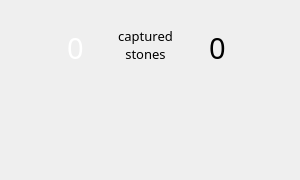
           <widget class="QWidget" name="table_container" native="true">
            <property name="sizePolicy">
             <sizepolicy hsizetype="MinimumExpanding" vsizetype="MinimumExpanding">
              <horstretch>0</horstretch>
              <verstretch>0</verstretch>
             </sizepolicy>
            </property>
            <widget class="QLabel" name="black_basket">
             <property name="geometry">
              <rect>
               <x>173</x>
               <y>5</y>
               <width>90</width>
               <height>70</height>
              </rect>
             </property>
             <property name="sizePolicy">
              <sizepolicy hsizetype="MinimumExpanding" vsizetype="MinimumExpanding">
               <horstretch>0</horstretch>
               <verstretch>0</verstretch>
              </sizepolicy>
             </property>
             <property name="minimumSize">
              <size>
               <width>90</width>
               <height>70</height>
              </size>
             </property>
             <property name="text">
              <string/>
             </property>
             <property name="pixmap">
              <pixmap>../res/textures/Black_basket.png</pixmap>
             </property>
             <property name="scaledContents">
              <bool>true</bool>
             </property>
             <property name="alignment">
              <set>Qt::AlignCenter</set>
             </property>
            </widget>
            <widget class="QLabel" name="go_table_label">
             <property name="geometry">
              <rect>
               <x>0</x>
               <y>10</y>
               <width>291</width>
               <height>161</height>
              </rect>
             </property>
             <property name="sizePolicy">
              <sizepolicy hsizetype="MinimumExpanding" vsizetype="MinimumExpanding">
               <horstretch>0</horstretch>
               <verstretch>0</verstretch>
              </sizepolicy>
             </property>
             <property name="sizeIncrement">
              <size>
               <width>0</width>
               <height>0</height>
              </size>
             </property>
             <property name="palette">
              <palette>
               <active>
                <colorrole role="WindowText">
                 <brush brushstyle="SolidPattern">
                  <color alpha="255">
                   <red>255</red>
                   <green>255</green>
                   <blue>255</blue>
                  </color>
                 </brush>
                </colorrole>
                <colorrole role="Button">
                 <brush brushstyle="SolidPattern">
                  <color alpha="255">
                   <red>0</red>
                   <green>0</green>
                   <blue>0</blue>
                  </color>
                 </brush>
                </colorrole>
                <colorrole role="Light">
                 <brush brushstyle="SolidPattern">
                  <color alpha="255">
                   <red>191</red>
                   <green>191</green>
                   <blue>191</blue>
                  </color>
                 </brush>
                </colorrole>
                <colorrole role="Midlight">
                 <brush brushstyle="SolidPattern">
                  <color alpha="255">
                   <red>159</red>
                   <green>159</green>
                   <blue>159</blue>
                  </color>
                 </brush>
                </colorrole>
                <colorrole role="Dark">
                 <brush brushstyle="SolidPattern">
                  <color alpha="255">
                   <red>63</red>
                   <green>63</green>
                   <blue>63</blue>
                  </color>
                 </brush>
                </colorrole>
                <colorrole role="Mid">
                 <brush brushstyle="SolidPattern">
                  <color alpha="255">
                   <red>84</red>
                   <green>84</green>
                   <blue>84</blue>
                  </color>
                 </brush>
                </colorrole>
                <colorrole role="Text">
                 <brush brushstyle="SolidPattern">
                  <color alpha="255">
                   <red>255</red>
                   <green>255</green>
                   <blue>255</blue>
                  </color>
                 </brush>
                </colorrole>
                <colorrole role="BrightText">
                 <brush brushstyle="SolidPattern">
                  <color alpha="255">
                   <red>255</red>
                   <green>255</green>
                   <blue>255</blue>
                  </color>
                 </brush>
                </colorrole>
                <colorrole role="ButtonText">
                 <brush brushstyle="SolidPattern">
                  <color alpha="255">
                   <red>255</red>
                   <green>255</green>
                   <blue>255</blue>
                  </color>
                 </brush>
                </colorrole>
                <colorrole role="Base">
                 <brush brushstyle="SolidPattern">
                  <color alpha="255">
                   <red>0</red>
                   <green>0</green>
                   <blue>0</blue>
                  </color>
                 </brush>
                </colorrole>
                <colorrole role="Window">
                 <brush brushstyle="SolidPattern">
                  <color alpha="255">
                   <red>0</red>
                   <green>0</green>
                   <blue>0</blue>
                  </color>
                 </brush>
                </colorrole>
                <colorrole role="Shadow">
                 <brush brushstyle="SolidPattern">
                  <color alpha="255">
                   <red>0</red>
                   <green>0</green>
                   <blue>0</blue>
                  </color>
                 </brush>
                </colorrole>
                <colorrole role="AlternateBase">
                 <brush brushstyle="SolidPattern">
                  <color alpha="255">
                   <red>63</red>
                   <green>63</green>
                   <blue>63</blue>
                  </color>
                 </brush>
                </colorrole>
                <colorrole role="ToolTipBase">
                 <brush brushstyle="SolidPattern">
                  <color alpha="255">
                   <red>255</red>
                   <green>255</green>
                   <blue>220</blue>
                  </color>
                 </brush>
                </colorrole>
                <colorrole role="ToolTipText">
                 <brush brushstyle="SolidPattern">
                  <color alpha="255">
                   <red>0</red>
                   <green>0</green>
                   <blue>0</blue>
                  </color>
                 </brush>
                </colorrole>
               </active>
               <inactive>
                <colorrole role="WindowText">
                 <brush brushstyle="SolidPattern">
                  <color alpha="255">
                   <red>255</red>
                   <green>255</green>
                   <blue>255</blue>
                  </color>
                 </brush>
                </colorrole>
                <colorrole role="Button">
                 <brush brushstyle="SolidPattern">
                  <color alpha="255">
                   <red>0</red>
                   <green>0</green>
                   <blue>0</blue>
                  </color>
                 </brush>
                </colorrole>
                <colorrole role="Light">
                 <brush brushstyle="SolidPattern">
                  <color alpha="255">
                   <red>191</red>
                   <green>191</green>
                   <blue>191</blue>
                  </color>
                 </brush>
                </colorrole>
                <colorrole role="Midlight">
                 <brush brushstyle="SolidPattern">
                  <color alpha="255">
                   <red>159</red>
                   <green>159</green>
                   <blue>159</blue>
                  </color>
                 </brush>
                </colorrole>
                <colorrole role="Dark">
                 <brush brushstyle="SolidPattern">
                  <color alpha="255">
                   <red>63</red>
                   <green>63</green>
                   <blue>63</blue>
                  </color>
                 </brush>
                </colorrole>
                <colorrole role="Mid">
                 <brush brushstyle="SolidPattern">
                  <color alpha="255">
                   <red>84</red>
                   <green>84</green>
                   <blue>84</blue>
                  </color>
                 </brush>
                </colorrole>
                <colorrole role="Text">
                 <brush brushstyle="SolidPattern">
                  <color alpha="255">
                   <red>255</red>
                   <green>255</green>
                   <blue>255</blue>
                  </color>
                 </brush>
                </colorrole>
                <colorrole role="BrightText">
                 <brush brushstyle="SolidPattern">
                  <color alpha="255">
                   <red>255</red>
                   <green>255</green>
                   <blue>255</blue>
                  </color>
                 </brush>
                </colorrole>
                <colorrole role="ButtonText">
                 <brush brushstyle="SolidPattern">
                  <color alpha="255">
                   <red>255</red>
                   <green>255</green>
                   <blue>255</blue>
                  </color>
                 </brush>
                </colorrole>
                <colorrole role="Base">
                 <brush brushstyle="SolidPattern">
                  <color alpha="255">
                   <red>0</red>
                   <green>0</green>
                   <blue>0</blue>
                  </color>
                 </brush>
                </colorrole>
                <colorrole role="Window">
                 <brush brushstyle="SolidPattern">
                  <color alpha="255">
                   <red>0</red>
                   <green>0</green>
                   <blue>0</blue>
                  </color>
                 </brush>
                </colorrole>
                <colorrole role="Shadow">
                 <brush brushstyle="SolidPattern">
                  <color alpha="255">
                   <red>0</red>
                   <green>0</green>
                   <blue>0</blue>
                  </color>
                 </brush>
                </colorrole>
                <colorrole role="AlternateBase">
                 <brush brushstyle="SolidPattern">
                  <color alpha="255">
                   <red>63</red>
                   <green>63</green>
                   <blue>63</blue>
                  </color>
                 </brush>
                </colorrole>
                <colorrole role="ToolTipBase">
                 <brush brushstyle="SolidPattern">
                  <color alpha="255">
                   <red>255</red>
                   <green>255</green>
                   <blue>220</blue>
                  </color>
                 </brush>
                </colorrole>
                <colorrole role="ToolTipText">
                 <brush brushstyle="SolidPattern">
                  <color alpha="255">
                   <red>0</red>
                   <green>0</green>
                   <blue>0</blue>
                  </color>
                 </brush>
                </colorrole>
               </inactive>
               <disabled>
                <colorrole role="WindowText">
                 <brush brushstyle="SolidPattern">
                  <color alpha="255">
                   <red>63</red>
                   <green>63</green>
                   <blue>63</blue>
                  </color>
                 </brush>
                </colorrole>
                <colorrole role="Button">
                 <brush brushstyle="SolidPattern">
                  <color alpha="255">
                   <red>0</red>
                   <green>0</green>
                   <blue>0</blue>
                  </color>
                 </brush>
                </colorrole>
                <colorrole role="Light">
                 <brush brushstyle="SolidPattern">
                  <color alpha="255">
                   <red>191</red>
                   <green>191</green>
                   <blue>191</blue>
                  </color>
                 </brush>
                </colorrole>
                <colorrole role="Midlight">
                 <brush brushstyle="SolidPattern">
                  <color alpha="255">
                   <red>159</red>
                   <green>159</green>
                   <blue>159</blue>
                  </color>
                 </brush>
                </colorrole>
                <colorrole role="Dark">
                 <brush brushstyle="SolidPattern">
                  <color alpha="255">
                   <red>63</red>
                   <green>63</green>
                   <blue>63</blue>
                  </color>
                 </brush>
                </colorrole>
                <colorrole role="Mid">
                 <brush brushstyle="SolidPattern">
                  <color alpha="255">
                   <red>84</red>
                   <green>84</green>
                   <blue>84</blue>
                  </color>
                 </brush>
                </colorrole>
                <colorrole role="Text">
                 <brush brushstyle="SolidPattern">
                  <color alpha="255">
                   <red>63</red>
                   <green>63</green>
                   <blue>63</blue>
                  </color>
                 </brush>
                </colorrole>
                <colorrole role="BrightText">
                 <brush brushstyle="SolidPattern">
                  <color alpha="255">
                   <red>255</red>
                   <green>255</green>
                   <blue>255</blue>
                  </color>
                 </brush>
                </colorrole>
                <colorrole role="ButtonText">
                 <brush brushstyle="SolidPattern">
                  <color alpha="255">
                   <red>63</red>
                   <green>63</green>
                   <blue>63</blue>
                  </color>
                 </brush>
                </colorrole>
                <colorrole role="Base">
                 <brush brushstyle="SolidPattern">
                  <color alpha="255">
                   <red>0</red>
                   <green>0</green>
                   <blue>0</blue>
                  </color>
                 </brush>
                </colorrole>
                <colorrole role="Window">
                 <brush brushstyle="SolidPattern">
                  <color alpha="255">
                   <red>0</red>
                   <green>0</green>
                   <blue>0</blue>
                  </color>
                 </brush>
                </colorrole>
                <colorrole role="Shadow">
                 <brush brushstyle="SolidPattern">
                  <color alpha="255">
                   <red>0</red>
                   <green>0</green>
                   <blue>0</blue>
                  </color>
                 </brush>
                </colorrole>
                <colorrole role="AlternateBase">
                 <brush brushstyle="SolidPattern">
                  <color alpha="255">
                   <red>127</red>
                   <green>127</green>
                   <blue>127</blue>
                  </color>
                 </brush>
                </colorrole>
                <colorrole role="ToolTipBase">
                 <brush brushstyle="SolidPattern">
                  <color alpha="255">
                   <red>255</red>
                   <green>255</green>
                   <blue>220</blue>
                  </color>
                 </brush>
                </colorrole>
                <colorrole role="ToolTipText">
                 <brush brushstyle="SolidPattern">
                  <color alpha="255">
                   <red>0</red>
                   <green>0</green>
                   <blue>0</blue>
                  </color>
                 </brush>
                </colorrole>
               </disabled>
              </palette>
             </property>
             <property name="autoFillBackground">
              <bool>false</bool>
             </property>
             <property name="text">
              <string/>
             </property>
             <property name="pixmap">
              <pixmap>../res/textures/go_table.png</pixmap>
             </property>
             <property name="scaledContents">
              <bool>true</bool>
             </property>
            </widget>
            <widget class="QLabel" name="capturedstones_label">
             <property name="geometry">
              <rect>
               <x>80</x>
               <y>20</y>
               <width>131</width>
               <height>51</height>
              </rect>
             </property>
             <property name="font">
              <font>
               <family>From Where You Are</family>
               <pointsize>10</pointsize>
              </font>
             </property>
             <property name="text">
              <string>&lt;html&gt;&lt;head/&gt;&lt;body&gt;&lt;p align=&quot;center&quot;&gt;captured&lt;br/&gt; stones&lt;/p&gt;&lt;/body&gt;&lt;/html&gt;</string>
             </property>
            </widget>
            <widget class="QLabel" name="white_basket">
             <property name="geometry">
              <rect>
               <x>32</x>
               <y>5</y>
               <width>90</width>
               <height>70</height>
              </rect>
             </property>
             <property name="sizePolicy">
              <sizepolicy hsizetype="Preferred" vsizetype="Preferred">
               <horstretch>0</horstretch>
               <verstretch>0</verstretch>
              </sizepolicy>
             </property>
             <property name="sizeIncrement">
              <size>
               <width>0</width>
               <height>0</height>
              </size>
             </property>
             <property name="text">
              <string/>
             </property>
             <property name="pixmap">
              <pixmap>../res/textures/White_basket.png</pixmap>
             </property>
             <property name="scaledContents">
              <bool>true</bool>
             </property>
            </widget>
            <widget class="QLabel" name="capturedwhite_label">
             <property name="geometry">
              <rect>
               <x>202</x>
               <y>32</y>
               <width>31</width>
               <height>31</height>
              </rect>
             </property>
             <property name="sizePolicy">
              <sizepolicy hsizetype="MinimumExpanding" vsizetype="MinimumExpanding">
               <horstretch>0</horstretch>
               <verstretch>0</verstretch>
              </sizepolicy>
             </property>
             <property name="palette">
              <palette>
               <active>
                <colorrole role="WindowText">
                 <brush brushstyle="SolidPattern">
                  <color alpha="255">
                   <red>0</red>
                   <green>0</green>
                   <blue>0</blue>
                  </color>
                 </brush>
                </colorrole>
                <colorrole role="Button">
                 <brush brushstyle="SolidPattern">
                  <color alpha="255">
                   <red>0</red>
                   <green>0</green>
                   <blue>0</blue>
                  </color>
                 </brush>
                </colorrole>
                <colorrole role="Text">
                 <brush brushstyle="SolidPattern">
                  <color alpha="255">
                   <red>0</red>
                   <green>0</green>
                   <blue>0</blue>
                  </color>
                 </brush>
                </colorrole>
                <colorrole role="BrightText">
                 <brush brushstyle="SolidPattern">
                  <color alpha="255">
                   <red>0</red>
                   <green>0</green>
                   <blue>0</blue>
                  </color>
                 </brush>
                </colorrole>
                <colorrole role="Base">
                 <brush brushstyle="SolidPattern">
                  <color alpha="255">
                   <red>0</red>
                   <green>0</green>
                   <blue>0</blue>
                  </color>
                 </brush>
                </colorrole>
                <colorrole role="Window">
                 <brush brushstyle="SolidPattern">
                  <color alpha="255">
                   <red>0</red>
                   <green>0</green>
                   <blue>0</blue>
                  </color>
                 </brush>
                </colorrole>
                <colorrole role="HighlightedText">
                 <brush brushstyle="SolidPattern">
                  <color alpha="255">
                   <red>0</red>
                   <green>0</green>
                   <blue>0</blue>
                  </color>
                 </brush>
                </colorrole>
               </active>
               <inactive>
                <colorrole role="WindowText">
                 <brush brushstyle="SolidPattern">
                  <color alpha="255">
                   <red>0</red>
                   <green>0</green>
                   <blue>0</blue>
                  </color>
                 </brush>
                </colorrole>
                <colorrole role="Button">
                 <brush brushstyle="SolidPattern">
                  <color alpha="255">
                   <red>0</red>
                   <green>0</green>
                   <blue>0</blue>
                  </color>
                 </brush>
                </colorrole>
                <colorrole role="Text">
                 <brush brushstyle="SolidPattern">
                  <color alpha="255">
                   <red>0</red>
                   <green>0</green>
                   <blue>0</blue>
                  </color>
                 </brush>
                </colorrole>
                <colorrole role="BrightText">
                 <brush brushstyle="SolidPattern">
                  <color alpha="255">
                   <red>0</red>
                   <green>0</green>
                   <blue>0</blue>
                  </color>
                 </brush>
                </colorrole>
                <colorrole role="Base">
                 <brush brushstyle="SolidPattern">
                  <color alpha="255">
                   <red>0</red>
                   <green>0</green>
                   <blue>0</blue>
                  </color>
                 </brush>
                </colorrole>
                <colorrole role="Window">
                 <brush brushstyle="SolidPattern">
                  <color alpha="255">
                   <red>0</red>
                   <green>0</green>
                   <blue>0</blue>
                  </color>
                 </brush>
                </colorrole>
                <colorrole role="HighlightedText">
                 <brush brushstyle="SolidPattern">
                  <color alpha="255">
                   <red>0</red>
                   <green>0</green>
                   <blue>0</blue>
                  </color>
                 </brush>
                </colorrole>
               </inactive>
               <disabled>
                <colorrole role="WindowText">
                 <brush brushstyle="SolidPattern">
                  <color alpha="255">
                   <red>120</red>
                   <green>120</green>
                   <blue>120</blue>
                  </color>
                 </brush>
                </colorrole>
                <colorrole role="Button">
                 <brush brushstyle="SolidPattern">
                  <color alpha="255">
                   <red>0</red>
                   <green>0</green>
                   <blue>0</blue>
                  </color>
                 </brush>
                </colorrole>
                <colorrole role="Text">
                 <brush brushstyle="SolidPattern">
                  <color alpha="255">
                   <red>120</red>
                   <green>120</green>
                   <blue>120</blue>
                  </color>
                 </brush>
                </colorrole>
                <colorrole role="BrightText">
                 <brush brushstyle="SolidPattern">
                  <color alpha="255">
                   <red>0</red>
                   <green>0</green>
                   <blue>0</blue>
                  </color>
                 </brush>
                </colorrole>
                <colorrole role="Base">
                 <brush brushstyle="SolidPattern">
                  <color alpha="255">
                   <red>0</red>
                   <green>0</green>
                   <blue>0</blue>
                  </color>
                 </brush>
                </colorrole>
                <colorrole role="Window">
                 <brush brushstyle="SolidPattern">
                  <color alpha="255">
                   <red>0</red>
                   <green>0</green>
                   <blue>0</blue>
                  </color>
                 </brush>
                </colorrole>
                <colorrole role="HighlightedText">
                 <brush brushstyle="SolidPattern">
                  <color alpha="255">
                   <red>0</red>
                   <green>0</green>
                   <blue>0</blue>
                  </color>
                 </brush>
                </colorrole>
               </disabled>
              </palette>
             </property>
             <property name="font">
              <font>
               <family>From Where You Are</family>
               <pointsize>22</pointsize>
               <weight>50</weight>
               <bold>false</bold>
               <stylestrategy>PreferAntialias</stylestrategy>
              </font>
             </property>
             <property name="autoFillBackground">
              <bool>false</bool>
             </property>
             <property name="text">
              <string>0</string>
             </property>
             <property name="alignment">
              <set>Qt::AlignCenter</set>
             </property>
            </widget>
            <widget class="QLabel" name="capturedblack_label">
             <property name="geometry">
              <rect>
               <x>60</x>
               <y>32</y>
               <width>31</width>
               <height>31</height>
              </rect>
             </property>
             <property name="sizePolicy">
              <sizepolicy hsizetype="MinimumExpanding" vsizetype="MinimumExpanding">
               <horstretch>0</horstretch>
               <verstretch>0</verstretch>
              </sizepolicy>
             </property>
             <property name="palette">
              <palette>
               <active>
                <colorrole role="WindowText">
                 <brush brushstyle="SolidPattern">
                  <color alpha="255">
                   <red>255</red>
                   <green>255</green>
                   <blue>255</blue>
                  </color>
                 </brush>
                </colorrole>
                <colorrole role="Button">
                 <brush brushstyle="SolidPattern">
                  <color alpha="255">
                   <red>0</red>
                   <green>0</green>
                   <blue>0</blue>
                  </color>
                 </brush>
                </colorrole>
                <colorrole role="Base">
                 <brush brushstyle="SolidPattern">
                  <color alpha="255">
                   <red>0</red>
                   <green>0</green>
                   <blue>0</blue>
                  </color>
                 </brush>
                </colorrole>
                <colorrole role="Window">
                 <brush brushstyle="SolidPattern">
                  <color alpha="255">
                   <red>0</red>
                   <green>0</green>
                   <blue>0</blue>
                  </color>
                 </brush>
                </colorrole>
               </active>
               <inactive>
                <colorrole role="WindowText">
                 <brush brushstyle="SolidPattern">
                  <color alpha="255">
                   <red>255</red>
                   <green>255</green>
                   <blue>255</blue>
                  </color>
                 </brush>
                </colorrole>
                <colorrole role="Button">
                 <brush brushstyle="SolidPattern">
                  <color alpha="255">
                   <red>0</red>
                   <green>0</green>
                   <blue>0</blue>
                  </color>
                 </brush>
                </colorrole>
                <colorrole role="Base">
                 <brush brushstyle="SolidPattern">
                  <color alpha="255">
                   <red>0</red>
                   <green>0</green>
                   <blue>0</blue>
                  </color>
                 </brush>
                </colorrole>
                <colorrole role="Window">
                 <brush brushstyle="SolidPattern">
                  <color alpha="255">
                   <red>0</red>
                   <green>0</green>
                   <blue>0</blue>
                  </color>
                 </brush>
                </colorrole>
               </inactive>
               <disabled>
                <colorrole role="WindowText">
                 <brush brushstyle="SolidPattern">
                  <color alpha="255">
                   <red>120</red>
                   <green>120</green>
                   <blue>120</blue>
                  </color>
                 </brush>
                </colorrole>
                <colorrole role="Button">
                 <brush brushstyle="SolidPattern">
                  <color alpha="255">
                   <red>0</red>
                   <green>0</green>
                   <blue>0</blue>
                  </color>
                 </brush>
                </colorrole>
                <colorrole role="Base">
                 <brush brushstyle="SolidPattern">
                  <color alpha="255">
                   <red>0</red>
                   <green>0</green>
                   <blue>0</blue>
                  </color>
                 </brush>
                </colorrole>
                <colorrole role="Window">
                 <brush brushstyle="SolidPattern">
                  <color alpha="255">
                   <red>0</red>
                   <green>0</green>
                   <blue>0</blue>
                  </color>
                 </brush>
                </colorrole>
               </disabled>
              </palette>
             </property>
             <property name="font">
              <font>
               <family>From Where You Are</family>
               <pointsize>22</pointsize>
               <stylestrategy>PreferAntialias</stylestrategy>
              </font>
             </property>
             <property name="toolTip">
              <string>captured black stones</string>
             </property>
             <property name="statusTip">
              <string extracomment="captured black stones">captured black stones</string>
             </property>
             <property name="autoFillBackground">
              <bool>false</bool>
             </property>
             <property name="text">
              <string>0</string>
             </property>
             <property name="alignment">
              <set>Qt::AlignCenter</set>
             </property>
            </widget>
            <zorder>go_table_label</zorder>
            <zorder>capturedstones_label</zorder>
            <zorder>white_basket</zorder>
            <zorder>black_basket</zorder>
            <zorder>capturedwhite_label</zorder>
            <zorder>capturedblack_label</zorder>
           </widget>
